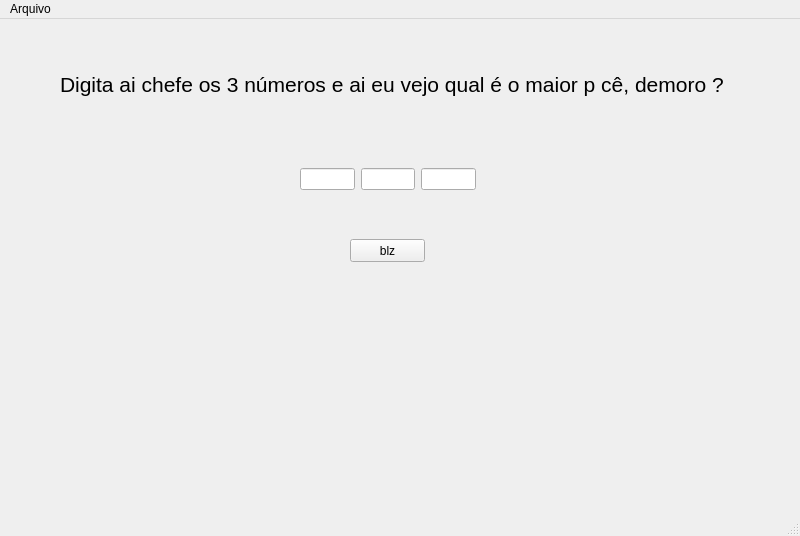
<?xml version="1.0" encoding="UTF-8"?>
<ui version="4.0">
 <class>MainWindow</class>
 <widget class="QMainWindow" name="MainWindow">
  <property name="geometry">
   <rect>
    <x>0</x>
    <y>0</y>
    <width>800</width>
    <height>536</height>
   </rect>
  </property>
  <property name="windowTitle">
   <string>MainWindow</string>
  </property>
  <widget class="QWidget" name="centralwidget">
   <widget class="QWidget" name="horizontalLayoutWidget">
    <property name="geometry">
     <rect>
      <x>300</x>
      <y>120</y>
      <width>176</width>
      <height>80</height>
     </rect>
    </property>
    <layout class="QHBoxLayout" name="horizontalLayout">
     <item>
      <widget class="QLineEdit" name="lineEdit"/>
     </item>
     <item>
      <widget class="QLineEdit" name="lineEdit_2"/>
     </item>
     <item>
      <widget class="QLineEdit" name="lineEdit_3"/>
     </item>
    </layout>
   </widget>
   <widget class="QPushButton" name="pushButton">
    <property name="geometry">
     <rect>
      <x>350</x>
      <y>220</y>
      <width>75</width>
      <height>23</height>
     </rect>
    </property>
    <property name="text">
     <string>blz</string>
    </property>
   </widget>
   <widget class="QLabel" name="label_2">
    <property name="geometry">
     <rect>
      <x>160</x>
      <y>330</y>
      <width>451</width>
      <height>51</height>
     </rect>
    </property>
    <property name="font">
     <font>
      <pointsize>26</pointsize>
     </font>
    </property>
    <property name="text">
     <string/>
    </property>
   </widget>
   <widget class="QLabel" name="label">
    <property name="geometry">
     <rect>
      <x>60</x>
      <y>20</y>
      <width>771</width>
      <height>91</height>
     </rect>
    </property>
    <property name="font">
     <font>
      <pointsize>16</pointsize>
     </font>
    </property>
    <property name="text">
     <string>Digita ai chefe os 3 números e ai eu vejo qual é o maior p cê, demoro ?</string>
    </property>
   </widget>
  </widget>
  <widget class="QMenuBar" name="menubar">
   <property name="geometry">
    <rect>
     <x>0</x>
     <y>0</y>
     <width>800</width>
     <height>21</height>
    </rect>
   </property>
   <widget class="QMenu" name="menuArquivo">
    <property name="title">
     <string>Arquivo</string>
    </property>
    <addaction name="actionSalva"/>
    <addaction name="actionAbrir"/>
    <addaction name="actionNovo"/>
    <addaction name="actionSair"/>
   </widget>
   <addaction name="menuArquivo"/>
  </widget>
  <widget class="QStatusBar" name="statusbar"/>
  <action name="actionSalva">
   <property name="text">
    <string>Salvar</string>
   </property>
  </action>
  <action name="actionSair">
   <property name="text">
    <string>Sair</string>
   </property>
  </action>
  <action name="actionNovo">
   <property name="text">
    <string>Novo</string>
   </property>
  </action>
  <action name="actionAbrir">
   <property name="text">
    <string>Abrir</string>
   </property>
  </action>
 </widget>
 <resources/>
 <connections/>
</ui>
